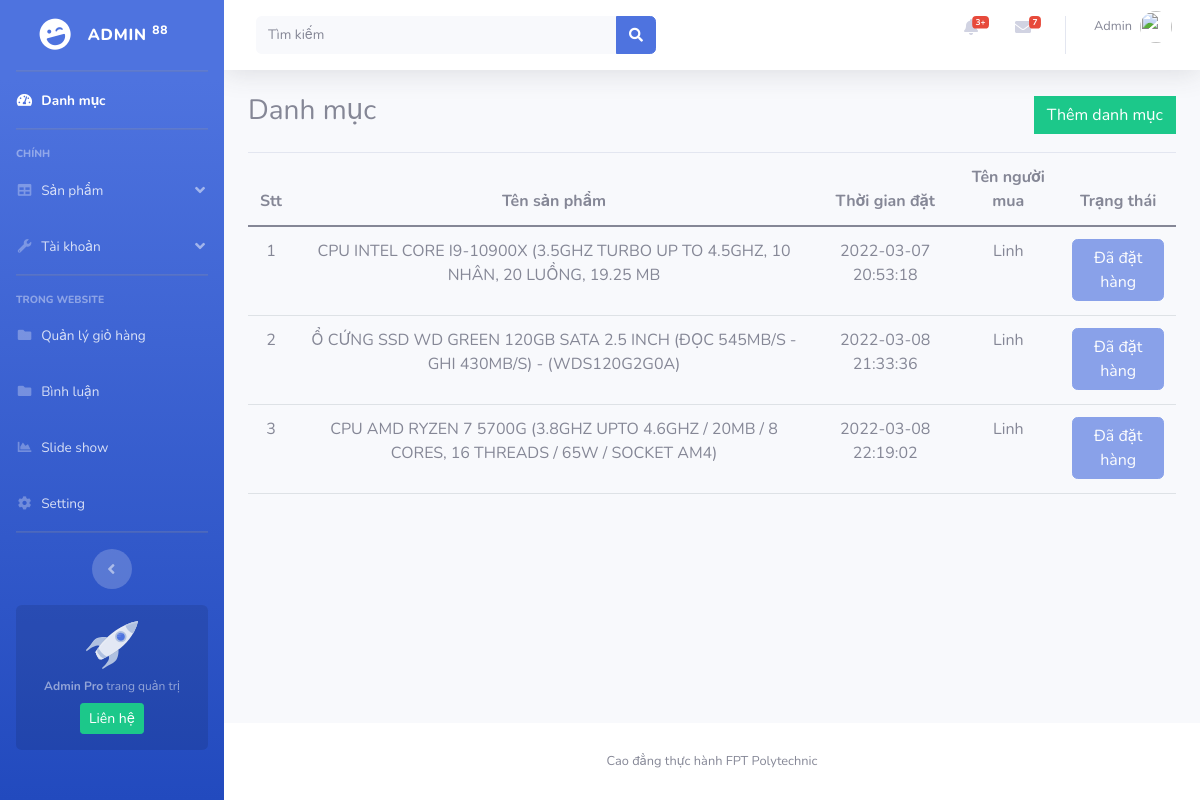
The app's page /admin/cart.php (signed in) with its own data.
### tables this page shows
CREATE TABLE `user` (
  `id` int(11) NOT NULL,
  `user` varchar(255) NOT NULL,
  `pass` varchar(255) NOT NULL,
  `name` varchar(255) NOT NULL,
  `image` text NOT NULL,
  `address` text NOT NULL,
  `permission` varchar(55) NOT NULL
);

CREATE TABLE `cart` (
  `id` int(11) NOT NULL,
  `idProduct` int(11) NOT NULL,
  `quantity` int(11) NOT NULL,
  `idUser` int(11) NOT NULL,
  `status` int(11) NOT NULL,
  `time` datetime NOT NULL
);

CREATE TABLE `products` (
  `id` int(11) NOT NULL,
  `name` text NOT NULL,
  `cate_id` int(11) NOT NULL,
  `image` text NOT NULL,
  `price` int(11) NOT NULL,
  `sale` int(11) NOT NULL,
  `quantity` int(11) NOT NULL,
  `intro` text NOT NULL,
  `detail` text NOT NULL,
  `view` int(11) NOT NULL
);

### admin/connect.php (called while the page is built, shortened)
<?php
function selectAll($sql)
{
    $result = $GLOBALS['conn']->query($sql);
    return $result;
}
?>

### admin/cart.php (the view, shortened to what this page needs)
<?php
include 'header.php';
?>
<?php
if (isset($_COOKIE["user"])) {
    $sql = "SELECT * FROM user WHERE user='{$_COOKIE["user"]}'";
    $kq = $conn->query($sql);
    $result = $kq->fetch();
    if ($result['permission'] == 'Admin') {
    ?>
<div class="d-flex justify-content-between align-items-center mb-3">
    <h3 style="text-align:center">Danh mục</h3>
    <a href="?add" class="btn btn-success rounded-0">Thêm danh mục</a>
</div>
<?php
if (isset($_GET['add'])) {
?>
    <?php if (isset($error)) { ?>
        <p class="alert alert-danger"><?= $error ?></p>
    <?php
    } ?>
    <form method="POST" action="">
        <input type="text" name="category" placeholder="Danh mục" style="width:100%;height:30px;border-radius:5px;border:1px solid #cdcdcd;padding-left: 10px;" required> <br><br>
        <a href="index.php" class="btn btn-success">Quay lại</a>
        <button type="submit" name="addCate" class="btn btn-primary">Thêm mới</button>
    </form>
<?php
} else {
?>
    <table class="table table-hover" border="0.5">
        <thead>
            <tr>
                <th>Stt</th>
                <th>Tên sản phẩm</th>
                <th>Thời gian đặt</th>
                <th>Tên người mua</th>
                <th>Trạng thái</th>
            </tr>
        </thead>
        <tbody>
            <?php
            $stt = 1;
            foreach (selectAll("SELECT * FROM cart") as $row) {
            ?>
                <tr>
                    <td><?= $stt++ ?></td>
                    <td>
                        <?php
                            foreach (selectAll("SELECT * FROM products WHERE id={$row['idProduct']}")as $item) {
                               ?>
                                <p><?= $item['name'] ?></p>
                               <?php
                            }
                        ?>
                    </td>
                    <td>
                        <?= $row['time'] ?>
                    </td>
                    <td>
                      <?php
                        foreach (selectAll("SELECT * FROM user WHERE id={$row['idUser']}") as $item) {
                            echo $item['name'];
                        }
                      ?>
                    </td>
                    <td>
                        <?php
                            if($row['status'] === 0){
                                echo '
                                <button type="button" disabled class="btn btn-danger">Chưa xác nhận</button>
                                ';
                            }else{
                                echo '
                                <button type="button" disabled class="btn btn-primary">Đã đặt hàng</button>
                                ';
                            }
                        ?>
                    </td>
                </tr>
            <?php
            }
            ?>
        </tbody>
    </table>
<?php }
include 'footer.php';
}?>
<?php
} else {
} ?>

### admin/header.php (shortened to what this page needs)
<?php
include 'connect.php';
?>
<!DOCTYPE html>
<link href="https://cdn.jsdelivr.net/npm/summernote@0.8.18/dist/summernote.min.css" rel="stylesheet">
<link rel="stylesheet" href="https://cdnjs.cloudflare.com/ajax/libs/twitter-bootstrap/5.0.0-beta1/css/bootstrap.min.css">
<link rel="stylesheet" href="https://cdnjs.cloudflare.com/ajax/libs/font-awesome/5.15.2/css/all.min.css">
<link href="startbootstrap-sb-admin-2-master/vendor/fontawesome-free/css/all.min.css" rel="stylesheet" type="text/css">
<link href="startbootstrap-sb-admin-2-master/css/sb-admin-2.min.css" rel="stylesheet">
</head>
<?php
if (isset($_COOKIE["user"])) {
    $sql = "SELECT * FROM user WHERE user='{$_COOKIE["user"]}'";
    $kq = $conn->query($sql);
    $result = $kq->fetch();
    if ($result['permission'] == 'Admin') {
?>
        <body id="page-top">
            <div id="wrapper">
                <ul class="navbar-nav bg-gradient-primary sidebar sidebar-dark accordion" id="accordionSidebar">
                    <a class="sidebar-brand d-flex align-items-center justify-content-center" href="../index.php">
                        <div class="sidebar-brand-icon rotate-n-15">
                            <i class="fas fa-laugh-wink"></i>
                        </div>
                        <div class="sidebar-brand-text mx-3">Admin <sup>88</sup></div>
                    </a>
                    <hr class="sidebar-divider my-0">
                    <li class="nav-item active">
                        <a class="nav-link" href="index.php">
                            <i class="fas fa-fw fa-tachometer-alt"></i>
                            <span>Danh mục</span></a>
                    </li>
                    <hr class="sidebar-divider">
                    <div class="sidebar-heading">
                        Chính
                    </div>
                    <li class="nav-item">
                        <a class="nav-link collapsed" href="#" data-toggle="collapse" data-target="#collapseTwo" aria-expanded="true" aria-controls="collapseTwo">
                            <i class="fas fa-fw fa-table"></i>
                            <span>Sản phẩm</span>
                        </a>
                    </li>
                    <li class="nav-item">
                        <a class="nav-link collapsed" href="#" data-toggle="collapse" data-target="#collapseUtilities" aria-expanded="true" aria-controls="collapseUtilities">
                            <i class="fas fa-fw fa-wrench"></i>
                            <span>Tài khoản</span>
                        </a>
                    </li>
                    <hr class="sidebar-divider">
                    <div class="sidebar-heading">
                        Trong Website
                    </div>
                    <li class="nav-item">
                        <a class="nav-link collapsed" href="cart.php" data-target="#collapsePages" aria-expanded="true" aria-controls="collapsePages">
                            <i class="fas fa-fw fa-folder"></i>
                            <span>Quản lý giỏ hàng</span>
                        </a>
                    </li>
                    <li class="nav-item">
                        <a class="nav-link collapsed" href="comment.php" data-target="#collapsePages" aria-expanded="true" aria-controls="collapsePages">
                            <i class="fas fa-fw fa-folder"></i>
                            <span>Bình luận</span>
                        </a>
                    </li>
                    <li class="nav-item">
                        <a class="nav-link" href="slide.php">
                            <i class="fas fa-fw fa-chart-area"></i>
                            <span>Slide show</span></a>
                    </li>
                    <li class="nav-item">
                        <a class="nav-link" href="setting.php">
                            <i class="fas fa-fw fa-cog"></i>
                            <span>Setting</span></a>
                    </li>
                    <hr class="sidebar-divider d-none d-md-block">
                    <div class="text-center d-none d-md-inline">
                        <button class="rounded-circle border-0" id="sidebarToggle"></button>
                    </div>
                    <div class="sidebar-card d-none d-lg-flex">
                        <img class="sidebar-card-illustration mb-2" src="startbootstrap-sb-admin-2-master/img/undraw_rocket.svg" alt="...">
                        <p class="text-center mb-2"><strong>Admin Pro</strong> trang quản trị</p>
                        <a class="btn btn-success btn-sm" href="https://www.facebook.com/NguyenVanLinh.User">Liên hệ</a>
                    </div>
                </ul>
                <div id="content-wrapper" class="d-flex flex-column">
                    <div id="content">
                        <nav class="navbar navbar-expand navbar-light bg-white topbar mb-4 static-top shadow">
                            <form class="d-none d-sm-inline-block form-inline mr-auto ml-md-3 my-2 my-md-0 mw-100 navbar-search">
                                <div class="input-group">
                                    <input type="text" class="form-control bg-light border-0 small" placeholder="Tìm kiếm" aria-label="Search" aria-describedby="basic-addon2">
                                    <div class="input-group-append">
                                        <button class="btn btn-primary" type="button">
                                            <i class="fas fa-search fa-sm"></i>
                                        </button>
                                    </div>
                                </div>
                            </form>
                            <ul class="navbar-nav ml-auto">
                                <li class="nav-item dropdown no-arrow mx-1">
                                    <a class="nav-link dropdown-toggle" href="#" id="alertsDropdown" role="button" data-toggle="dropdown" aria-haspopup="true" aria-expanded="false">
                                        <i class="fas fa-bell fa-fw"></i>
                                        <span class="badge badge-danger badge-counter">3+</span>
                                    </a>
                                </li>
                                <li class="nav-item dropdown no-arrow mx-1">
                                    <a class="nav-link dropdown-toggle" href="#" id="messagesDropdown" role="button" data-toggle="dropdown" aria-haspopup="true" aria-expanded="false">
                                        <i class="fas fa-envelope fa-fw"></i>
                                        <span class="badge badge-danger badge-counter">7</span>
                                    </a>
                                </li>
                                <li class="nav-item dropdown no-arrow">
                                    <p class="nav-link dropdown-toggle" id="userDropdown" role="button" data-toggle="dropdown" aria-haspopup="true" aria-expanded="false">
                                        <span class="mr-2 d-none d-lg-inline text-gray-600 small"><?= $result['permission'] ?></span>
                                        <img class="img-profile rounded-circle" style="object-fit:cover;" src="../images/<?= $result['image'] ?>">
                                    </p>
                                </li>
                            </ul>
                        </nav>
                        <div class="container-fluid">
                    <?php
                } else {
                    include 'error.php';
                }
            } else {
                include 'error.php';
            } ?>

### admin/header.php (style rules this page uses)
td, th { text-align: center; }

### records on screen
user: permission "Admin", name "Linh"
cart: time "2022-03-07 20:53:18", status "Đã đặt hàng"
products: name "CPU INTEL CORE I9-10900X (3.5GHZ TURBO UP TO 4.5GHZ, 10 NHÂN, 20 LUỒNG, 19.25 MB"
cart: time "2022-03-08 21:33:36", status "Đã đặt hàng"
products: name "Ổ CỨNG SSD WD GREEN 120GB SATA 2.5 INCH (ĐỌC 545MB/S - GHI 430MB/S) - (WDS120G2G0A)"
cart: time "2022-03-08 22:19:02", status "Đã đặt hàng"
products: name "CPU AMD RYZEN 7 5700G (3.8GHZ UPTO 4.6GHZ / 20MB / 8 CORES, 16 THREADS / 65W / SOCKET AM4)"
